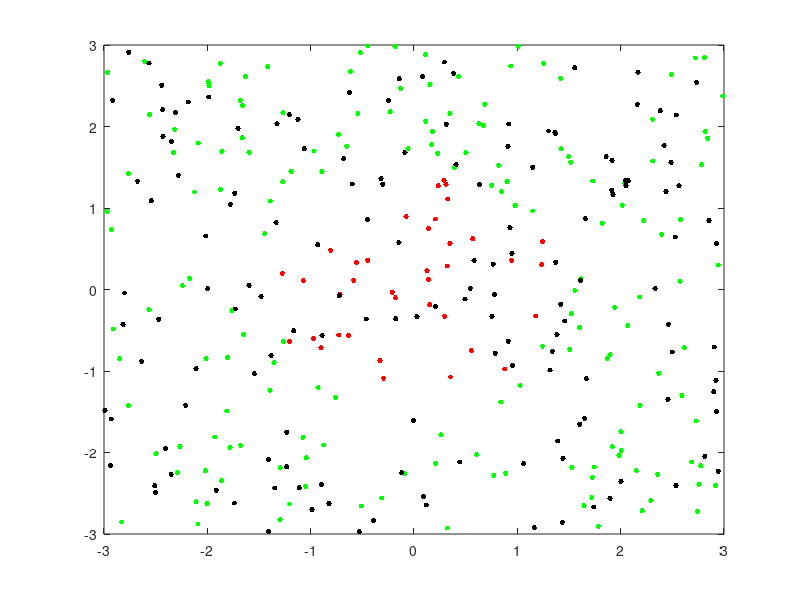

The MATLAB source for this figure:
%%% Base de dados aleatória em formato de circunferência %%%
n = 200;
for i = 1:n
  xr(i,:) = rand(1,2)*6 - 3;
  if (xr(i,1))^2 + (xr(i,2))^2 <= 2
    y(i) = 1;
  else
    y(i) = -1;
  endif
endfor

% Rótulos reais %
m = 150;
for i = 1:m
  xnr(i,:) = rand(1,2)*6 - 3;
  if (xnr(i,1))^2 + (xnr(i,2))^2 <= 2
    yytest(i) = 1;
  else
    yytest(i) = -1;
  endif
endfor

ytest = yytest';
X = [xr y'];
indn = y < 0;
indp = y > 0;

% Plotagem dos pontos %
plot(X(indn,1),X(indn,2),'g.','markersize',12,X(indp,1),X(indp,2),'r.','markersize',12)
hold on
plot(xnr(:,1),xnr(:,2),'k.','markersize',12)
